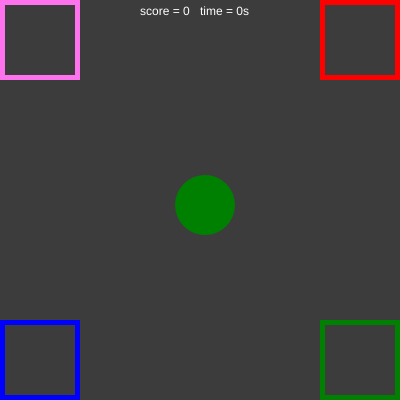
Frame 1 (no input)
Frame 60 (no input): identical to frame 1, image omitted
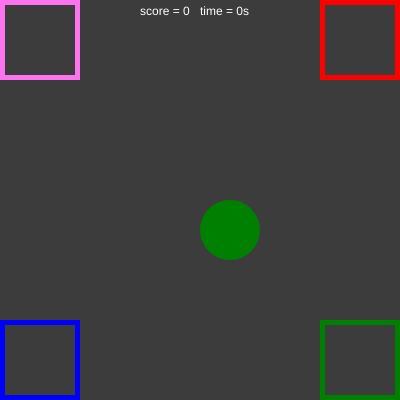
Frame 120 (the mouse pressed at the canvas centre since frame 60)

The p5.js sketch that drew these frames (run headless with seeded random() and noise() and a simulated clock; from frame 60 on, the mouse is pressed at the canvas centre):

// p5.js sketch
// ── sketch.js
var timer = 0
let numbers = [1,2,3,4]
var colorPicker;
var ellipseColor = 'blue';
var score = 0;
var x, y, w, h;
var offsetX, offsetY;
var dragging = false;
var angle = 45.0
var gravity = 0.0;
var speed = 0;
function setup() {
  x = 175;
  y = 175;
  w = 50;
  h = 50;
  createCanvas(400, 400);
  c = (angle)
  rectMode(CENTER);
  ellipseMode(CORNER);
  colorPicker = random(numbers)
  text ('X = ' + x, 190, 200);
  text ('Y = ' + y, 190, 215)
}

function draw() {
  if (colorPicker == 1) {
    ellipseColor = 'red'
  }
  if (colorPicker == 2) {
    ellipseColor = 'blue'
  }
  if (colorPicker == 3) {
    ellipseColor = 'green'
  }
  if (colorPicker == 4) {
    ellipseColor = '#FE72ED'
  }
  background('#3C3C3C');
  fill('white');
  noStroke()
  text('score = '+ score,140,15);
  text("time = " + timer + 's',200,15)
  fill(ellipseColor);
  noStroke()
  ellipse(x,y,60,60)
  y = y + speed;
  noFill()
  stroke('red')
  strokeWeight(5)
  rect(360,40,75,75)
  stroke('blue')
  rect(40,360,75,75)
  stroke('green')
  rect(360,360,75,75)
  stroke('#FE72ED')
  rect(40,40,75,75)
  
  // Add gravity to speed.
  speed = speed + gravity;
  if (y > height - 50) {
    speed = 0;
    y = height - 50;
  }
    if (y > 340) {
    y = 340
  }
  
  if (y < 0) {
    y = 0
  }
  if (x > 340) {
    x = 340
  }
  if (x < 0) {
    x = 0
  }
  if (dragging == false) {
    
  if (x > 250 && y < 100 && ellipseColor == 'red') {
    x = 200
    y = 200
    score = score + 1
    colorPicker = random(numbers)
  }
  if (x > 250 && y > 250 && ellipseColor == 'green') {
    x = 200
    y = 200
    score = score + 1
    colorPicker = random(numbers)
  }
  if (y > 250 && x < 100 && ellipseColor == 'blue') {
    x = 200
    y = 200
    score = score + 1
    colorPicker = random(numbers)
  }
  if (x < 100 && y < 100 && ellipseColor == '#FE72ED') {
    x = 200
    y = 200
    score = score + 1
    colorPicker = random(numbers)
  }
  }
}
(function timerCount() {
  setTimeout(() => {
    timer = timer  + 1;
    timerCount();
  }, 1000)
})()

function mousePressed() {
  // Did I click on the rectangle?
  x=mouseX
  y=mouseY
  if (mouseX > x && mouseX < x + w && mouseY > y && mouseY < y + h) {
    dragging = true;
    // If so, keep track of relative location of click to corner of rectangle
    offsetX = x-mouseX;
    offsetY = y-mouseY;
  }
}
function mouseReleased() {
  // Quit dragging
  dragging = false;
}
  if (x > 300 && y < 50 && ellipseColor == 'red') {
    x = 200
    y = 200
    score = score + 1
    colorPicker = random(numbers)
  }
  if (x > 300 && y > 300 && ellipseColor == 'green') {
    x = 200
    y = 200
    score = score + 1
    colorPicker = random(numbers)
  }
  if (y > 300 && x < 50 && ellipseColor == 'blue') {
    x = 200
    y = 200
    score = score + 1
    colorPicker = random(numbers)
  }
  if (x < 50 && y < 50 && ellipseColor == '#FE72ED') {
    x = 200
    y = 200
    score = score + 1
    colorPicker = random(numbers)
  }
